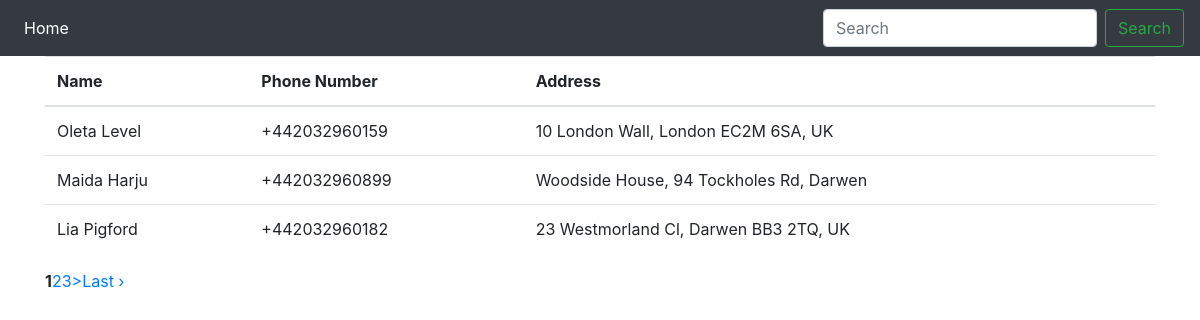
The page / on the database its author committed.
### tables this page shows
CREATE TABLE IF NOT EXISTS `contacts` (
`contact_id` int(11) NOT NULL,
  `name` varchar(40) NOT NULL,
  `phone_number` varchar(40) NOT NULL,
  `address` varchar(40) NOT NULL,
  `user_id` int(11) NOT NULL COMMENT 'user id from user table'
);

### application/controllers/Home.php (called while the page is built, shortened)
<?php if ( ! defined('BASEPATH')) exit('No direct script access allowed');
class Home extends CI_Controller {
    public function index(){
        $this->main();
    }
    public function main(){
        $this->load->library('pagination');
        $this->load->helper('url');
        $this->load->model('contacts');
        $per_page = 3;
        $data['query'] = $this->contacts->paginationQuery($per_page, $this->uri->segment(2));
        $this->load->view('main',$data);
    }
}

### index.php (called while the page is built, shortened)
<?php
require_once BASEPATH.'core/CodeIgniter.php';

### application/models/contacts.php (called while the page is built, shortened)
<?php
class Contacts extends CI_Model {
    public function paginationQuery($limit, $offset){
        $query = $this->db->get('contacts',$limit, $offset);
        return $query->result();
    }
}

### application/views/main.php (the view, shortened to what this page needs)
<!doctype html>
<html lang="en">
  <head>
    <link href="https://getbootstrap.com/docs/4.1/dist/css/bootstrap.min.css" rel="stylesheet">
    <link href="https://getbootstrap.com/docs/4.1/examples/starter-template/starter-template.css" rel="stylesheet">
  </head>
  <body>
    <nav class="navbar navbar-expand-md navbar-dark bg-dark fixed-top">
      <div class="collapse navbar-collapse" id="navbarsExampleDefault">
        <ul class="navbar-nav mr-auto">
          <li class="nav-item active">
            <a class="nav-link" href="#">Home <span class="sr-only">(current)</span></a>
          </li>
        </ul>
        <form class="form-inline my-2 my-lg-0">
          <input class="form-control mr-sm-2" type="text" placeholder="Search" aria-label="Search">
          <button class="btn btn-outline-success my-2 my-sm-0" type="submit">Search</button>
        </form>
      </div>
    </nav>
    <main role="main" class="container">
      <div class="starter-template">
        <h1>Chuchuro Firm - PHP Developer Assignment - Section B</h1>
        <table class="table">
          <thead>
          <tr>
            <th>Name</th>
            <th>Phone Number</th>
            <th>Address</th>
          </tr>
          </thead>
          <tbody>
          <?php foreach ($query as $row){?>
          <tr>
            <td><?php echo $row->name; ?></td>
            <td><?php echo $row->phone_number; ?></td>
            <td><?php echo $row->address; ?></td>
          </tr>
          <?php } ?>
          </tbody>
        </table>
        <?php echo $this->pagination->create_links();?>
      </div>
    </main>
  </body>
</html>

### rows shown on the page
contacts: name "Oleta Level", phone_number "+442032960159", address "10 London Wall, London EC2M 6SA, UK"
contacts: name "Maida Harju", phone_number "+442032960899", address "Woodside House, 94 Tockholes Rd, Darwen"
contacts: name "Lia Pigford", phone_number "+442032960182", address "23 Westmorland Cl, Darwen BB3 2TQ, UK"

### other values the page prints
$this->pagination->create_links() "1 2 3 > Last ›"
